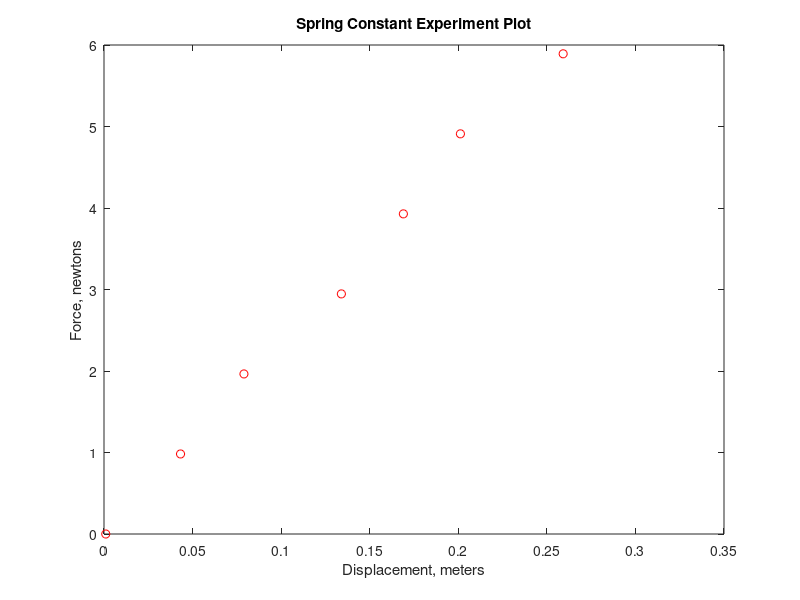
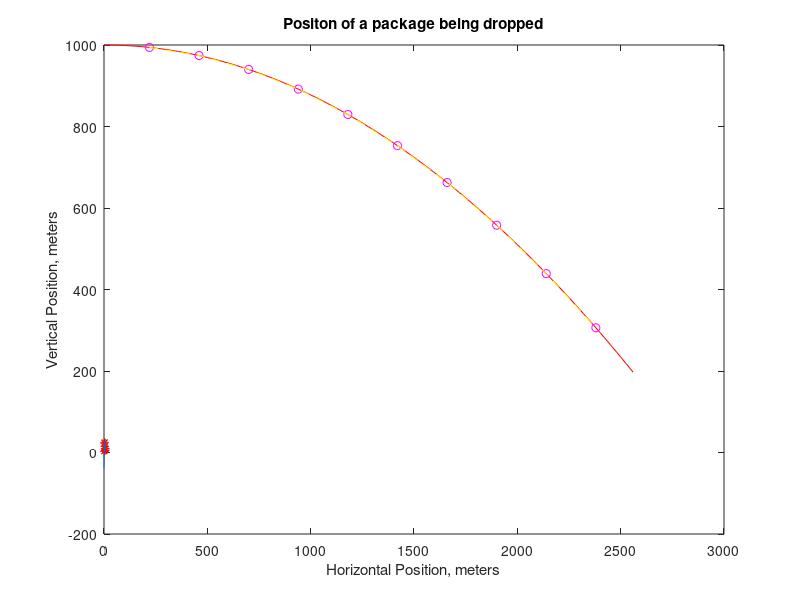

Write MATLAB code to recreate these figures, in order.
%% Quick Lecture Notes/Housekeeping
clear;
clc;
close all;
%% Lecture Practice Problem 1
clear;
clc;
close all;

figure (1)
force = 0:0.982:5.892; % Newtons
displacement = [0.001 0.0432 0.079 0.134 0.169 0.2012 0.2592]; % meters
plot(displacement,force,'ro')
xlabel('Displacement, meters')
ylabel('Force, newtons')
title('Spring Constant Experiment Plot')

figure (2)
fit_coeff = polyfit(displacement, force, 1);
fit_force = polyval(fit_coeff, displacement);
plot(displacement, force, 'ro',displacement, fit_force, 'g--')
xlabel('Displacement, meters')
ylabel('Force, newtons')
title('Spring Constant Experiment Plot')
%% Regressions
clear;
clc;
close all;

force = 0:0.982:5.892;
displacement = [0.001 0.0432 0.079 0.134 0.169 0.2012 0.2592]; 
plot(displacement,force,'ro')
xlabel('Displacement, meters')
ylabel('Force, newtons')
title('Spring Constant Experiment Plot')

% any smooth curve can be represented by a polynomial and can be graphed by matlab
reg_eq_coef1 = polyfit(displacement, force, 1);
    % polyfit(x_data,y_data,order)
reg_eq_coef1(1)
%% Curve fitting example
clear;
clc;
close all;

x = 1:7;
y = [3 23 25 15 9 5 9];
plot(x, y, 'r*')
reg_eq_coef2 = polyfit(x, y, 3);

% polyval(polynomial coef vector, x)
reg_eq2 = polyval(reg_eq_coef2,x);
hold on

curve_fit_x = 0:0.1:8;
curve_fit_y = polyval(reg_eq_coef2,curve_fit_x);
plot(curve_fit_x,curve_fit_y)
%% Parctice Problem 3
clear;
clc;
close all; 

% x = vt
% y = y0 - 1/2gt^2

v_int = 200;
y_int = 1000;
tot_time = sqrt((185 - 1000)/(-.5*9.8));

t = 0:0.1:tot_time;
x_coord = 200*t;
y_coord = 1000 - 0.5*9.8*t.^2;

plot(x_coord,y_coord,'r')
xlabel('Horizontal Position, meters')
ylabel('Vertical Position, meters')
title('Positon of a package being dropped')

x_points = zeros(1,10);
y_points = zeros(1,10);

for point = 1:10
    x_points(point) = x_coord(12*point);
    y_points(point) = y_coord(12*point);
end

hold on
plot(x_points,y_points,'mo')
reg = polyfit(x_points,y_points,2);
equa = polyval(reg, x_points);
plot(x_points,equa,'y--')
